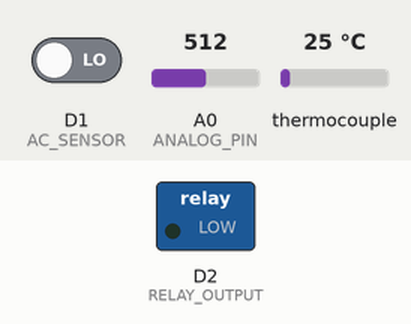
A program run on a simulated ESP8266 (NodeMCU). Parts: switched loads named in the program (green lamp = pin HIGH). The test bench sets the inputs (shaded band); at power-on: D1 (AC_SENSOR) LOW, A0 (ANALOG_PIN) = 512, thermocouple 25 °C. WiFi joins after 1.5 s; servers stay silent unless stated; uploads are accepted with an empty reply; the local clock reads 2024-03-15 10:24:30 at power-on unless the program sets it; EEPROM starts erased; what the program prints to the serial monitor is not drawn.

Above: at 3.7 s.
3.8 s: D1 (AC_SENSOR) driven HIGH
At 4.9 s:
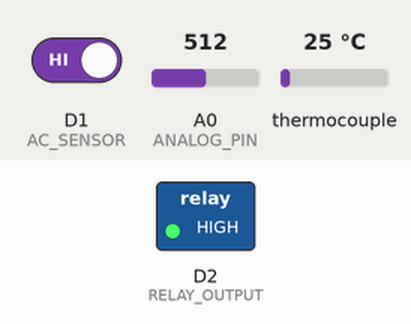
5.5 s: D1 (AC_SENSOR) driven LOW
At 6.2 s:
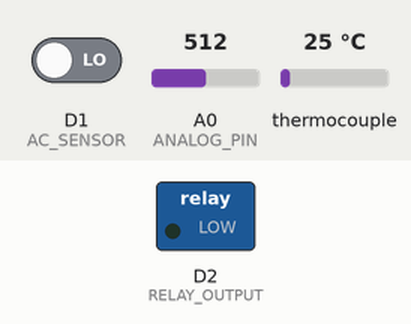
Timing chart, 0 to 8.5 s (numbered marks = the images above; inputs shaded):
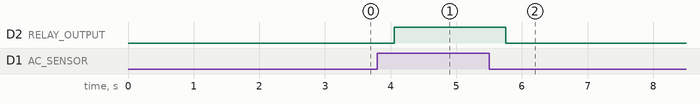

The program:

main.cpp
```cpp
/**
 * ====================================================================================================
 * @file main.cpp
 * @brief Industrial HVAC Compressor Protection & IoT Telemetry System
 * @author saptarshi2007 (https://github.com/saptarshidas578)
 *
 * @details
 * An intelligent embedded protection controller for air conditioner outdoor compressor units:
 * - Finite State Machine (FSM): IDLE, STARTING, RUNNING, COOLDOWN, FAULT.
 * - Precision Thermal Sensing: Dual MAX31865 SPI RTD amplifiers with PT100 sensors for compressor & fan.
 * - AC Signal & Current Sensing: Custom optoisolated AC control detect (D1) and analog CT current (A0).
 * - Equipment Safeguards: 3-minute anti-short-cycle lockouts, startup stabilization, thermal trip gates.
 * - Non-Volatile Reliability: EEPROM runtime tracking (hours) and persistent fault logging.
 * - IoT Telemetry: Non-blocking Wi-Fi reconnection, NTP synchronization, and Discord webhook alerting.
 *
 * Hardware Peripherals:
 * - NodeMCU v2 (ESP8266 @ 80/160 MHz)
 * - SENSOR1_CS (Compressor PT100 MAX31865): GPIO 16 (D0)
 * - SENSOR2_CS (Condenser Fan PT100 MAX31865): GPIO 2 (D4)
 * - AC_SENSOR (Indoor Unit Call for Cool): GPIO 5 (D1)
 * - ANALOG_PIN (Fan Current Transformer CT): A0 (ADC0, 0-1.0V)
 * - RELAY_OUTPUT (Compressor Contactor Relay): GPIO 4 (D2)
 * ====================================================================================================
 */

#include <Arduino.h>
#include <SPI.h>
#include <Adafruit_MAX31865.h>
#include <ESP8266WiFi.h>
#include <WiFiClientSecure.h>
#include <ESP8266HTTPClient.h>
#include <time.h>
#include <TZ.h>
#include <EEPROM.h>

// ==============================================================================
// 1. CONFIGURATION & DEFINITIONS
// ==============================================================================

// --- WiFi & Discord ---
const char* WIFI_SSID = "WXPQZ_89875397";
const char* WIFI_PASSWORD = "46575654";
const char* discordWebhookURL =
    "https://discord.com/api/webhooks/1516479560051593257/1cDwgL91_j2XE7xFbDR0fujiFU3xh9qBnDYK-irpVRBVLJQked51Kz9ppBEWvYA34-Tr";

#define WIFI_RETRY_INTERVAL_MS 1800000UL
#define WIFI_MAX_BLOCK_MS 60000UL
#define DISCORD_INTERVAL_MS 60000UL
#define NTP_MAX_BLOCK_MS 30000UL

// --- Pin Definitions ---
#define SENSOR1_CS D0
#define SENSOR2_CS D4
#define AC_SENSOR D1
#define ANALOG_PIN A0
#define RELAY_OUTPUT D2

// --- RTD Sensor Settings ---
#define RREF 430.0
#define RNOMINAL 100.0

// --- Operating Limits ---
#define MAX_COMPRESSOR_TEMP 200.0
#define MAX_FAN_TEMP 200.0
#define MIN_FAN_CURRENT 200.0

// --- Timing Constants ---
#define SENSOR_POLL_MS 2000
#define SYSTEM_STARTUP_STABILIZATION_MS 30000
#define SYSTEM_SHUTDOWN_STABILIZATION_MS 180000  // Anti-short-cycle
#define SYSTEM_OVERHEAT_PROTECTION_MS 900000
#define SYSTEM_FAN_THERMAL_PROTECTION_MS 900000
#define DEBOUNCE_DELAY_MS 50

// --- EEPROM Addresses ---
#define EEPROM_SIZE 512
#define ADDR_RUNTIME 0     // uint32_t (4 bytes)
#define ADDR_LAST_FAULT 4  // uint8_t (1 byte)

// ==============================================================================
// 2. GLOBALS & STATE ENUMS
// ==============================================================================

enum HvacState {
    STATE_IDLE = 0,
    STATE_STARTING = 1,
    STATE_RUNNING = 2,
    STATE_COOLDOWN = 3,
    STATE_OVERHEAT = 4,
    STATE_FAN_FAULT = 5,
    STATE_SENSOR_FAULT = 6
};

HvacState currentState = STATE_IDLE;
unsigned long stateStartTime = 0;

// Hardware Objects
Adafruit_MAX31865 rtdSensor1 = Adafruit_MAX31865(SENSOR1_CS);
Adafruit_MAX31865 rtdSensor2 = Adafruit_MAX31865(SENSOR2_CS);
WiFiClientSecure secured_client;
HTTPClient http;

// Network State
unsigned long lastWiFiAttempt = 0;
unsigned long lastDiscordSend = 0;
bool WIFI_READY = false;
bool NTP_SYNCED = false;

// Sensor Data
double COMPRESSOR_TEMP = 0.0;
double FAN_TEMP = 0.0;
double FAN_CURRENT = 0.0;
bool INPUT_SIGNAL = false;

// Debounce Tracking
int lastAcPinState = LOW;
unsigned long lastDebounceTime = 0;

// Runtime Tracking
uint32_t totalCompressorRuntimeSec = 0;
unsigned long compressorTurnOnTime = 0;

// Communication Queue Flags
String pendingDiscordMessage = "";
bool forceDiscordSend = false;

// ==============================================================================
// 3. UTILITY & EEPROM FUNCTIONS
// ==============================================================================

String stateToString(HvacState state) {
    switch (state) {
        case STATE_IDLE:
            return "IDLE";
        case STATE_STARTING:
            return "STARTING";
        case STATE_RUNNING:
            return "RUNNING";
        case STATE_COOLDOWN:
            return "COOLDOWN";
        case STATE_OVERHEAT:
            return "OVERHEAT";
        case STATE_FAN_FAULT:
            return "FAN_FAULT";
        case STATE_SENSOR_FAULT:
            return "SENSOR_FAULT";
        default:
            return "UNKNOWN";
    }
}

/**
 * @brief Reads accumulated compressor runtime hours and last recorded fault code from EEPROM.
 * @details Validates EEPROM contents and initializes system runtime counters on startup.
 */
void loadEEPROMData() {
    EEPROM.get(ADDR_RUNTIME, totalCompressorRuntimeSec);
    if (totalCompressorRuntimeSec == 0xFFFFFFFF) {  // Uninitialized EEPROM
        totalCompressorRuntimeSec = 0;
        EEPROM.put(ADDR_RUNTIME, totalCompressorRuntimeSec);
        EEPROM.commit();
    }
    Serial.print("Total Logged Compressor Runtime (s): ");
    Serial.println(totalCompressorRuntimeSec);
}

/**
 * @brief Commits current compressor runtime in hours into EEPROM.
 */
void saveRuntime() {
    EEPROM.put(ADDR_RUNTIME, totalCompressorRuntimeSec);
    EEPROM.commit();
}

/**
 * @brief Logs critical HVAC fault condition into non-volatile EEPROM storage.
 * @param faultState FSM state representing the specific fault condition tripped.
 */
void logFault(HvacState faultState) {
    EEPROM.put(ADDR_LAST_FAULT, (uint8_t)faultState);
    EEPROM.commit();
}

// Queue a message for the non-blocking Comm Task
void queueMessage(String msg, bool force = false) {
    pendingDiscordMessage = msg;
    forceDiscordSend = force;
    Serial.println("[QUEUE]: " + msg);
}

/**
 * @brief Transitions HVAC state machine to target state and logs transition reason.
 * @param newState Next operational state (IDLE, STARTING, RUNNING, COOLDOWN, FAULT).
 * @param reason Human-readable diagnostic description of trigger condition.
 */
void changeState(HvacState newState, String reason) {
    HvacState oldState = currentState;
    currentState = newState;
    stateStartTime = millis();

    String transitionMsg = "[STATE] " + stateToString(oldState) + " -> " + stateToString(newState) + " | " + reason;
    queueMessage(transitionMsg, true);

    // Runtime Tracking Logic
    if (newState == STATE_RUNNING) {
        compressorTurnOnTime = millis();
    } else if (oldState == STATE_RUNNING) {
        uint32_t sessionSeconds = (millis() - compressorTurnOnTime) / 1000;
        totalCompressorRuntimeSec += sessionSeconds;
        saveRuntime();
        queueMessage("Session logged. Total Runtime: " + String(totalCompressorRuntimeSec) + "s", false);
    }

    // Fault Logging Logic
    if (newState == STATE_OVERHEAT || newState == STATE_FAN_FAULT || newState == STATE_SENSOR_FAULT) {
        logFault(newState);
    }
}

// ==============================================================================
// 4. SENSOR & HARDWARE TASKS
// ==============================================================================

double calculateRMSCurrent() {
    // True RMS Calculation
    const int numSamples = 500;
    unsigned long sumSquares = 0;
    int dcOffset = 512;  // Assuming 10-bit ADC centered at VCC/2. Adjust if needed.

    for (int i = 0; i < numSamples; i++) {
        int sample = analogRead(ANALOG_PIN) - dcOffset;
        sumSquares += (sample * sample);
        delayMicroseconds(100);  // Small delay to spread samples over AC wave
    }

    double meanSquare = (double)sumSquares / numSamples;
    double rmsRaw = sqrt(meanSquare);

    // Convert RAW RMS to Amps (Requires calibration multiplier)
    // For standard ACS712-30A it's ~66mV per Amp.
    double calibratedAmps = rmsRaw * 0.074;  // Replace 0.074 with your exact calibration factor
    return calibratedAmps;
}

/**
 * @brief Non-blocking sensor polling task executed every SENSOR_POLL_MS (2000 ms).
 * @details Queries dual MAX31865 PT100 RTD amplifiers for compressor and fan temperatures,
 *          checks RTD fault status bits, and reads fan current transformer analog voltage.
 */
void readSensorsTask() {
    static unsigned long lastSensorRead = 0;
    if (millis() - lastSensorRead < SENSOR_POLL_MS) return;
    lastSensorRead = millis();

    // Read Temperatures
    COMPRESSOR_TEMP = rtdSensor1.temperature(RNOMINAL, RREF);
    FAN_TEMP = rtdSensor2.temperature(RNOMINAL, RREF);

    // Check for MAX31865 faults
    uint8_t fault1 = rtdSensor1.readFault();
    uint8_t fault2 = rtdSensor2.readFault();
    if (fault1) {
        rtdSensor1.clearFault();
        COMPRESSOR_TEMP = 999.0;
    }  // 999 acts as fail-safe trigger
    if (fault2) {
        rtdSensor2.clearFault();
        FAN_TEMP = 999.0;
    }

    // Read RMS Current
    FAN_CURRENT = calculateRMSCurrent();
}

/**
 * @brief Software debouncing filter for indoor unit AC thermostat trigger signal.
 * @details Filters AC zero-crossing noise and contact bounce using a 50 ms debounce window.
 */
void debounceInputTask() {
    int reading = digitalRead(AC_SENSOR);
    if (reading != lastAcPinState) {
        lastDebounceTime = millis();
    }

    if ((millis() - lastDebounceTime) > DEBOUNCE_DELAY_MS) {
        bool newState = (reading == HIGH);
        if (newState != INPUT_SIGNAL) {
            INPUT_SIGNAL = newState;
        }
    }
    lastAcPinState = reading;
}

// ==============================================================================
// 5. CONTROL TASK (STATE MACHINE)
// ==============================================================================

/**
 * @brief Main HVAC FSM control engine enforcing compressor protection rules.
 * @details Evaluates thermostat calls, startup delays, fan current thresholds,
 *          anti-short-cycle delays, and compressor thermal cutoffs before asserting relay.
 */
void controlTask() {
    unsigned long timeInState = millis() - stateStartTime;

    // Global Safety Interlock: Sensor Failure overrides everything
    if ((COMPRESSOR_TEMP == 999.0 || FAN_TEMP == 999.0) && currentState != STATE_SENSOR_FAULT) {
        changeState(STATE_SENSOR_FAULT, "Critical: RTD Sensor Disconnected or Faulted!");
        return;
    }

    switch (currentState) {
        case STATE_IDLE:
            digitalWrite(RELAY_OUTPUT, LOW);
            if (INPUT_SIGNAL) {
                if (COMPRESSOR_TEMP <= MAX_COMPRESSOR_TEMP && FAN_TEMP <= MAX_FAN_TEMP) {
                    changeState(STATE_STARTING, "Thermostat call for cooling.");
                } else {
                    changeState(STATE_OVERHEAT, "Thermostat call, but temps too high.");
                }
            }
            break;

        case STATE_STARTING:
            digitalWrite(RELAY_OUTPUT, HIGH);
            if (timeInState >= SYSTEM_STARTUP_STABILIZATION_MS) {
                changeState(STATE_RUNNING, "Startup stabilization complete.");
            }
            if (!INPUT_SIGNAL) {
                changeState(STATE_COOLDOWN, "Input OFF during startup.");
            }
            break;

        case STATE_RUNNING:
            digitalWrite(RELAY_OUTPUT, HIGH);
            if (!INPUT_SIGNAL) {
                changeState(STATE_COOLDOWN, "Normal shutdown sequence.");
            } else if (COMPRESSOR_TEMP > MAX_COMPRESSOR_TEMP || FAN_TEMP > MAX_FAN_TEMP) {
                changeState(STATE_OVERHEAT, "Overheat limit exceeded!");
            } else if (FAN_CURRENT < MIN_FAN_CURRENT) {
                // changeState(STATE_FAN_FAULT, "Fan current dropped below minimum!");
                // Uncomment above once FAN_CURRENT math is perfectly calibrated
            }
            break;

        case STATE_COOLDOWN:
            digitalWrite(RELAY_OUTPUT, LOW);
            if (timeInState >= SYSTEM_SHUTDOWN_STABILIZATION_MS) {
                changeState(STATE_IDLE, "Cooldown complete.");
            }
            break;

        case STATE_OVERHEAT:
            digitalWrite(RELAY_OUTPUT, LOW);
            if (timeInState >= SYSTEM_OVERHEAT_PROTECTION_MS) {
                changeState(STATE_IDLE, "Overheat timeout cleared.");
            }
            break;

        case STATE_FAN_FAULT:
            digitalWrite(RELAY_OUTPUT, LOW);
            if (timeInState >= SYSTEM_FAN_THERMAL_PROTECTION_MS) {
                changeState(STATE_IDLE, "Fan fault timeout cleared.");
            }
            break;

        case STATE_SENSOR_FAULT:
            digitalWrite(RELAY_OUTPUT, LOW);
            // Can only exit this state if sensors read normally again
            if (COMPRESSOR_TEMP != 999.0 && FAN_TEMP != 999.0) {
                changeState(STATE_COOLDOWN, "Sensors restored. Entering cooldown before retry.");
            }
            break;
    }
}

// ==============================================================================
// 6. COMMUNICATION TASK
// ==============================================================================

String getTimeString() {
    if (!NTP_SYNCED) return "Time not synced";
    time_t now = time(nullptr);
    struct tm* timeInfo = localtime(&now);
    char buffer[30];
    strftime(buffer, sizeof(buffer), "%Y-%m-%d %H:%M:%S", timeInfo);
    return String(buffer);
}

/**
 * @brief Transmits queued telemetry and alarm payloads to Discord webhook over HTTPS.
 * @details Utilizes WiFiClientSecure and HTTPClient with TLS connection.
 */
void executeDiscordSend() {
    if (!WIFI_READY || pendingDiscordMessage == "") return;

    if (!http.begin(secured_client, discordWebhookURL)) {
        Serial.println("Failed to setup HTTP Client for Discord.");
        return;
    }

    http.addHeader("Content-Type", "application/json");

    String payloadBody = pendingDiscordMessage + "\\n" + "TS: " + getTimeString() + "\\n" +
                         "State: " + stateToString(currentState) + "\\n" + "CT: " + String(COMPRESSOR_TEMP, 1) +
                         " | FT: " + String(FAN_TEMP, 1) + " | FC: " + String(FAN_CURRENT, 2) + "\\n" +
                         "Runtime: " + String(totalCompressorRuntimeSec) + "s";

    String payload = "{\"content\":\"" + payloadBody + "\"}";

    int httpResponseCode = http.POST(payload);
    if (httpResponseCode > 0) {
        Serial.println("Discord Sent: HTTP " + String(httpResponseCode));
    } else {
        Serial.println("Discord Error: " + http.errorToString(httpResponseCode));
    }

    http.end();
    pendingDiscordMessage = "";  // Clear queue
    forceDiscordSend = false;
    lastDiscordSend = millis();
}

/**
 * @brief Non-blocking telemetry dispatch manager.
 * @details Dispatches telemetry updates on timer or immediately upon critical state fault trips.
 */
void communicationTask() {
    // Handle Periodic Status Update
    if (WIFI_READY && (millis() - lastDiscordSend >= DISCORD_INTERVAL_MS)) {
        if (pendingDiscordMessage == "") {
            queueMessage("Routine Status Update", false);
        }
    }

    // Execute Send if queued
    if (pendingDiscordMessage != "") {
        if (forceDiscordSend || (millis() - lastDiscordSend >= DISCORD_INTERVAL_MS)) {
            executeDiscordSend();
        }
    }
}

// --- WiFi Setup Functions (Unchanged Logic, Modularized) ---
/**
 * @brief Synchronizes ESP8266 local time with NTP time servers.
 * @param maxBlockMs Maximum timeout allowed for NTP sync before returning.
 * @return true if timestamp acquired, false otherwise.
 */
bool syncNTP(unsigned long maxBlockMs) {
    configTime(TZ_Asia_Kolkata, "pool.ntp.org", "time.google.com", "time.nist.gov");
    unsigned long startTime = millis();
    while ((millis() - startTime) < maxBlockMs) {
        time_t now = time(nullptr);
        if (now > 1700000000) return true;
        delay(500);
    }
    return false;
}

/**
 * @brief Non-blocking Wi-Fi state machine and connection supervisor.
 * @details Re-establishes network connection after dropouts with exponential backoff.
 */
void connectWiFiTask() {
    if (millis() - lastWiFiAttempt < WIFI_RETRY_INTERVAL_MS && lastWiFiAttempt != 0) return;
    if (WiFi.status() == WL_CONNECTED) return;

    lastWiFiAttempt = millis();
    WiFi.mode(WIFI_STA);
    WiFi.begin(WIFI_SSID, WIFI_PASSWORD);

    unsigned long startTime = millis();
    while (WiFi.status() != WL_CONNECTED && (millis() - startTime) < WIFI_MAX_BLOCK_MS) {
        delay(500);
        Serial.print(".");
    }

    if (WiFi.status() == WL_CONNECTED) {
        WIFI_READY = true;
        secured_client.setInsecure();
        NTP_SYNCED = syncNTP(NTP_MAX_BLOCK_MS);
        Serial.println("\nWiFi Connected.");
        queueMessage("System Boot/WiFi Restored.", true);
    } else {
        WIFI_READY = false;
    }
}

// ==============================================================================
// 7. SETUP & MAIN LOOP
// ==============================================================================

/**
 * @brief Hardware setup hook configuring GPIOs, SPI bus, RTD sensors, EEPROM, and network.
 */
void setup() {
    Serial.begin(115200);
    EEPROM.begin(EEPROM_SIZE);
    delay(1000);

    pinMode(AC_SENSOR, INPUT);
    pinMode(RELAY_OUTPUT, OUTPUT);
    digitalWrite(RELAY_OUTPUT, LOW);

    rtdSensor1.begin(MAX31865_2WIRE);
    rtdSensor2.begin(MAX31865_2WIRE);

    loadEEPROMData();

    // Initial WiFi attempt
    connectWiFiTask();

    changeState(STATE_IDLE, "System Boot Completed.");
}

/**
 * @brief Master non-blocking superloop scheduling sensor, control, and comms tasks.
 */
void loop() {
    // The magic of a non-blocking architecture:
    // These tasks run as fast as the CPU allows.

    debounceInputTask();  // Rapidly checks AC pin
    readSensorsTask();    // Reads SPI and Analog on intervals
    controlTask();        // Evaluates State Machine logic
    communicationTask();  // Handles Discord HTTP POSTs

    // Optional: Background WiFi recovery if connection drops
    if (WiFi.status() != WL_CONNECTED) {
        WIFI_READY = false;
        connectWiFiTask();
    }
}
```

Measured:
- after the input at 3.8 s, D2 (RELAY_OUTPUT): LOW → HIGH after 0.25 s
- after the input at 5.5 s, D2 (RELAY_OUTPUT): HIGH → LOW after 0.25 s
